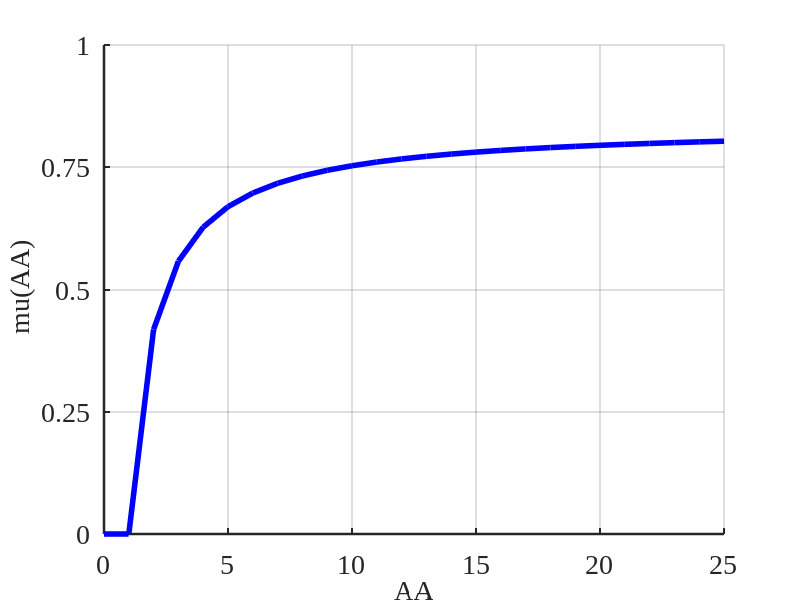
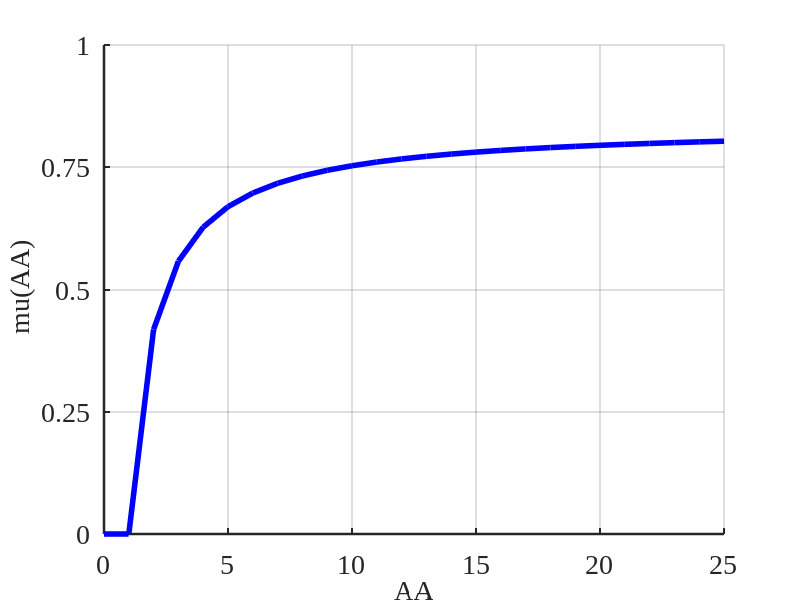
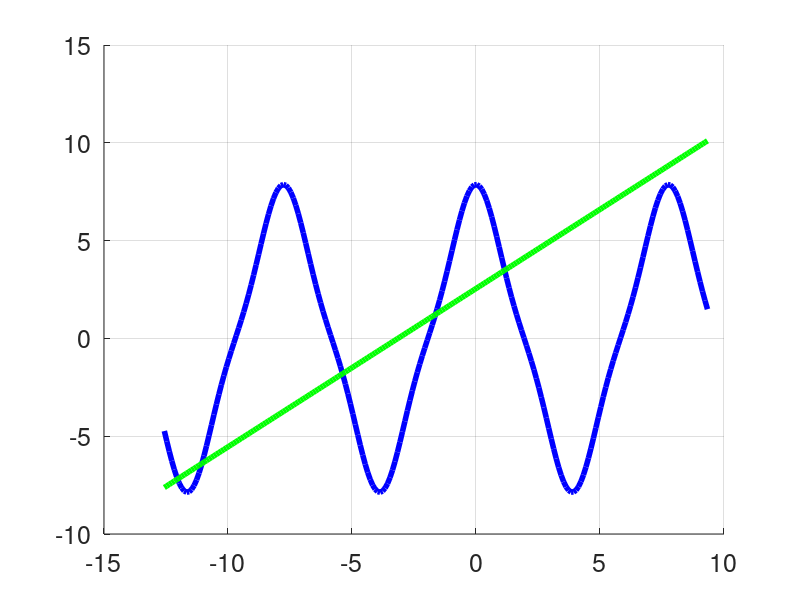

Recreate these plots in MATLAB, in order. (Note: this script raises an error after producing the figures.)
clc;
close all;
clear all;

Aish=[3 4 3 8 9; 5 2 1 4 3; 4 9 4 6 7; 3 4 11 5 4; 8 9 8 7 1];
Bish=[61;43;79;87;58];

%disp('Введите номер варианта [1 . . . 30]');
%n=input('n=');
n = 10

disp('1. Исходные данные варианта');
A=Aish+(2*n-1)
B=Bish+(9*n-4)

% Векторные и матричные вычисления
disp('2. Транспонированные матрицы A и В');
Bt=B'
At=A'

disp('3. Обратная матрица A с проверкой');
Aobr=inv(A)
provA=A*Aobr

disp('4. Проверка матрицы A на ортогональность');
Eort=At-Aobr

disp('5. Матрица нормированных коэфф. С=Норм(Bt)');
C=(Bt-min(Bt))/(max(Bt)-min(Bt))

disp('6 Результат умнож. матриц Fcb=С*B');
Fcb=C*B

disp('Результат умнож. матриц Fbc=B*C');
Fbc=B*C

disp('7. Определитель матрицы Fbc & A');
OFbc=det(Fbc)
OFa=det(A)

disp('8. Находим минор М[1,2] матрицы A');
MFa12=[A(2:5,1),A(2:5,3:5)]
M12_Fa=det(MFa12)

disp('9. Решаем СЛАУ Ax=B методом Гаусса');
AGs=rref([A B])
r=size(AGs)

disp('Вектор значений переменных [X] СЛАУ Ax=B');
XGs=AGs(:,r(2))

disp('Проверяем решение СЛАУ Ax-B=0');
EpsGs=A*XGs-B

disp('10. Решаем СЛАУ Ax=B методом обратной матрицы');
Xom=inv(A)*B

disp('Проверяем решение СЛАУ Ax-B=0');
Epsom=A*Xom-B

% Запись результатов в файл 
f_stud_N19=fopen('Lab_rabota_1_stud_N19.txt','wt');
fprintf(f_stud_N19,"Исходные данные варианта \t%u\n\n",n);
fprintf(f_stud_N19,'Матрица А \n');
dlmwrite(f_stud_N19,A,'\t'); fprintf(f_stud_N19,'\n');
fprintf(f_stud_N19,'Матрица B \n');
dlmwrite(f_stud_N19,B,'\t'); fprintf(f_stud_N19,'\n');
fprintf(f_stud_N19,'Транспонированная матрица A \n');
dlmwrite(f_stud_N19,At,'\t'); fprintf(f_stud_N19,'\n');
fprintf(f_stud_N19,'Транспонированная матрица B \n');
dlmwrite(f_stud_N19,Bt,'\t'); fprintf(f_stud_N19,'\n');
fprintf(f_stud_N19,'Обратная матрица A \n');
dlmwrite(f_stud_N19,Aobr,'\t',"precision","%3.5e"); fprintf(f_stud_N19,'\n');
fprintf(f_stud_N19,'Проверка обратной матрицы A \n');
dlmwrite(f_stud_N19,provA,'\t',"precision","%3.3e"); fprintf(f_stud_N19,'\n');
fprintf(f_stud_N19,'Проверка матрицы A на ортогональность =[0] \n');
dlmwrite(f_stud_N19,Eort,'\t\t',"precision","%3.3f"); fprintf(f_stud_N19,'\n');
fprintf(f_stud_N19,'Матрица нормированных коэфф. С=Норм(Bt) \n');
dlmwrite(f_stud_N19,C,'\t',"precision","%3.3g"); fprintf(f_stud_N19,'\n');
fprintf(f_stud_N19,"Результат умнож. матриц Fcb=С*B= \t%f\n\n",Fcb);
fprintf(f_stud_N19,'Продолжаем вывод результатов модифицируя пример . . . \n');
fclose(f_stud_N19);


% Построение графика
% Задаем область значений аргумента 
%AAx=[1 2 3 4 5 6 7 8 9 10 11 12 13 14 15 16 17 18 19 20 21 22 23 24 25];
AAx = 1:1:25;

% Вычисляем значение функции
muAAx=(AAx-1)./(AAx*(n+39)/(n+31));

AAx1=[0 0.99]; % Добавляем недостающее нач. знач. арг.
muAAx1=[0 0]; % Добавляем недостающее нач. знач. функ.

% рисуем и сохраняем в файл pdf
hf = figure ();
hold on;
plot(AAx,muAAx,'b','linewidth',4,AAx1,muAAx1,'b','linewidth',4);
set(gcf,'position',[100 100 600 300]); % Положение нижн. лев. угла и разм окна в пикселях
set(gca,'fontname','Liberation Serif'); % Тип шрифта знач. графика
set(gca,'fontsize',20); % Размер шрифта знач. графика
set(gca,'xtick',[0 5 10 15 20 25],'xlim',[0 25],'linewidth',1.8); % позиции сетки на X
set(gca,'ytick',[0 0.25 0.5 0.75 1],'ylim',[0 1]); % позиции сетки на Y

% вкл. сетку и подписываем оси
grid on;  xlabel("AA",'fontsize',20); ylabel(" \mu(AA)",'fontsize',20);

% Записываем график в файл
print (hf, "Graf_LabRab_1.pdf", "-dpdf","-S600,300"); % сохр. в PDF
print (hf, "fig_LabRab_1.jpg", "-djpg","-S550,304"); % сохр. в jpg

% Нахождение значения целевой функции графическим способом
k=(((32-n)/(41-n))*n)
w=((n-k+6)/(n+1))
t=-4*pi:0.1:3*pi;

V1=k*cos(w*t)+(n/(n+3))*cos(3*w*t);
V2=k/2+w*t-1;

hf = figure ();
hold on;
plot(t,V1,'b','linewidth',4,t,V2,'g','linewidth',4);
set(gcf,'position',[200 200 600 300]);
set(gca,'fontsize',18);
grid on;
print (hf, "Resh_LabRab_1.pdf", "-dpdf","-S600,300"); % сохр. в PDF

% Дописываем в файл значения k и w
f_stud_N19=fopen('Lab_rabota_1_stud_N19.txt','at');
fprintf(f_stud_N19,'\n');
fprintf(f_stud_N19,"k= \t%.*f\n\n",k);
fprintf(f_stud_N19,"w= \t%.*f\n\n",w);
fclose(f_stud_N19);
